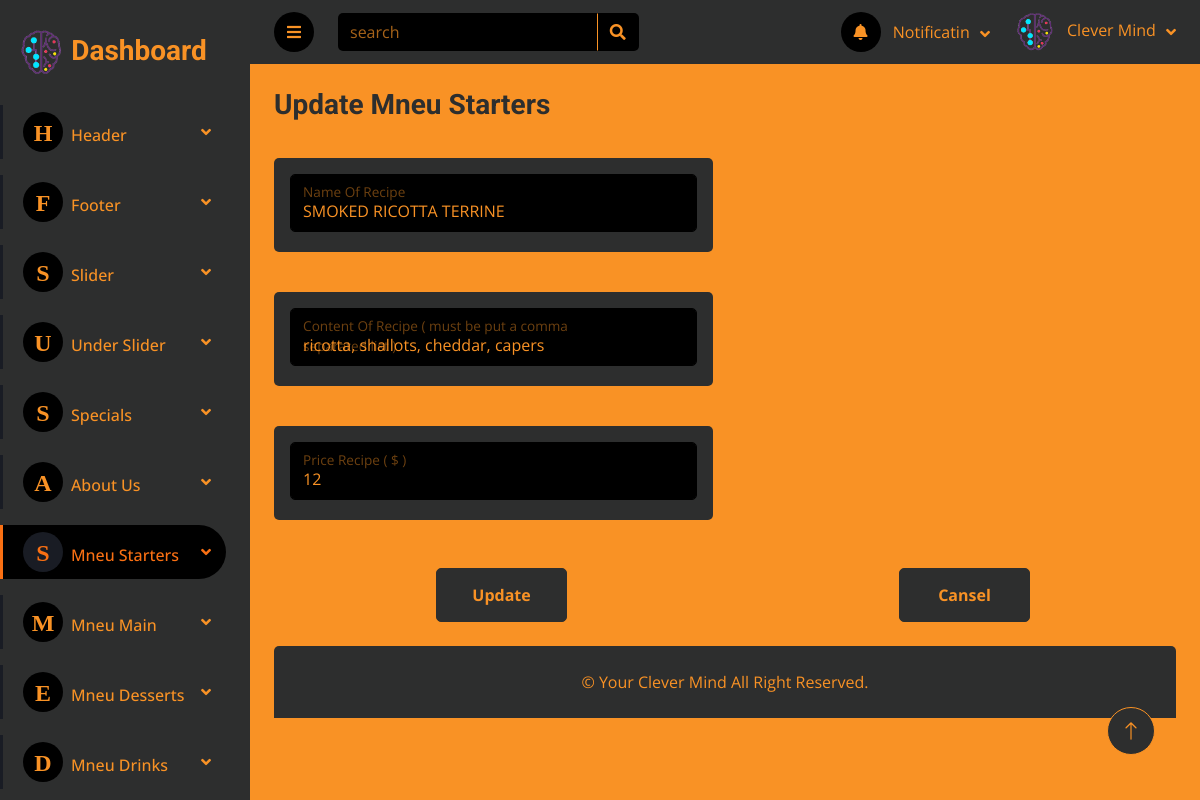
The app's page /Dashboard/add_mneu_cart_starters.php?edit_starters=1 with its own data.
### tables this page shows
CREATE TABLE `mneu_cart_starters` (
  `id_cart_starters` int(11) NOT NULL,
  `name_recipe_starters` varchar(200) NOT NULL,
  `content_recipe_starters` varchar(300) NOT NULL,
  `price_recipe_starters` varchar(100) NOT NULL
);

### Dashboard/inc/Functions.php (called while the page is built, shortened)
<?php
include "connection.php";
if(isset($_GET['edit_starters'])){
   $id_cart_starters=$_GET['edit_starters'];
   $update=true;
   $sql="SELECT * FROM `mneu_cart_starters` WHERE `id_cart_starters`='$id_cart_starters'";
   $query=mysqli_query($conn,$sql);
   while ($row=mysqli_fetch_assoc($query)) {
      $name_recipe_starters = $row['name_recipe_starters'];
      $content_recipe_starters = $row['content_recipe_starters'];
      $price_recipe_starters = $row['price_recipe_starters'];
   }
}
?>

### Dashboard/add_mneu_cart_starters.php (the view, shortened to what this page needs)
<?php
include "inc/connection.php";
include "inc/Functions.php";
include "inc/header.php";
?>
                <div class="navbar-nav nv w-100">
                    <div class="nav-item dropdown mb-3">
                        <a href="#" class="nav-link dropdown-toggle" data-bs-toggle="dropdown"><i class="fa me-2"><span style="font-size: 24px;">H</span></i>Header</a>
                    </div>
                    <div class="nav-item dropdown mb-3">
                        <a href="#" class="nav-link dropdown-toggle" data-bs-toggle="dropdown"><i class="fa me-2"><span style="font-size: 24px;">F</span></i>Footer</a>
                    </div>
                    <div class="nav-item dropdown mb-3">
                        <a href="#" class="nav-link dropdown-toggle" data-bs-toggle="dropdown"><i class="fa me-2"><span style="font-size: 24px;">S</span></i>Slider</a>
                    </div>
                    <div class="nav-item dropdown mb-3">
                        <a href="#" class="nav-link dropdown-toggle" data-bs-toggle="dropdown"><i class="fa me-2"><span style="font-size: 24px;">U</span></i>Under Slider</a>
                    </div>
                    <div class="nav-item dropdown mb-3">
                        <a href="#" class="nav-link dropdown-toggle" data-bs-toggle="dropdown"><i class="fa me-2"><span style="font-size: 24px;">S</span></i>Specials</a>
                    </div>
                    <div class="nav-item dropdown mb-3">
                        <a href="#" class="nav-link dropdown-toggle" data-bs-toggle="dropdown"><i class="fa me-2"><span style="font-size: 24px;">A</span></i>About Us</a>
                    </div>
                    <div class="nav-item dropdown mb-3">
                        <a href="#" class="nav-link dropdown-toggle active" data-bs-toggle="dropdown"><i class="fa me-2"><span style="font-size: 24px;">S</span></i>Mneu Starters</a>
                    </div>
                    <div class="nav-item dropdown mb-3">
                        <a href="#" class="nav-link dropdown-toggle" data-bs-toggle="dropdown"><i class="fa me-2"><span style="font-size: 24px;">M</span></i>Mneu Main</a>
                    </div>
                    <div class="nav-item dropdown mb-3">
                        <a href="#" class="nav-link dropdown-toggle" data-bs-toggle="dropdown"><i class="fa me-2"><span style="font-size: 24px;">E</span></i>Mneu Desserts</a>
                    </div>
                    <div class="nav-item dropdown mb-3">
                        <a href="#" class="nav-link dropdown-toggle" data-bs-toggle="dropdown"><i class="fa me-2"><span style="font-size: 24px;">D</span></i>Mneu Drinks</a>
                    </div>
                </div>
            </nav>
        </div>
        <div class="content">
           <?php
            include "inc/navbar.php";
           ?>
            <div class="container-fluid pt-4 px-4">
                <form action="<?php echo $_SERVER['PHP_SELF'] ?>" method="POST" enctype="multipart/form-data">
                    <div class="row g-4">
                        <div class="col-lg-6 col-xl-6">
                            <?php if($update==true || $edit==true): ?>
                                <h3 class="text-secondary alert-link">Update Mneu Starters</h3>
                            <?php else: ?>
                                <h3 class="text-secondary alert-link">Add Mneu Starters</h3>
                            <?php endif; ?>
                        </div>
                    </div>
                    <div class="row g-4 mb-3 mt-1">
                        <div class="col-lg-6 col-xl-6">
                            <div class="bg-secondary rounded align-items-center justify-content-between p-3">
                                <div class="form-floating">
                                    <input type="text" name="name_recipe_starters" value="<?php echo htmlspecialchars($name_recipe_starters); ?>" class="form-control" id="floatingInputName" placeholder=" ">
                                    <label for="floatingInputName">Name Of Recipe</label>
                                </div>
                            </div>
                        </div>
                    </div>
                    <div class="row g-4 my-3">
                        <div class="col-lg-6 col-xl-6">
                            <div class="bg-secondary rounded align-items-center justify-content-between p-3">
                                <div class="form-floating">
                                    <input type="text" name="content_recipe_starters" value="<?php echo htmlspecialchars($content_recipe_starters); ?>" class="form-control" id="floatingInputContent" placeholder=" ">
                                    <label for="floatingInputContent">Content Of Recipe ( must be put a comma separated list )</label>
                                </div>
                            </div>
                        </div>
                    </div>
                    <div class="row g-4 my-3">
                        <div class="col-lg-6 col-xl-6">
                            <div class="bg-secondary rounded align-items-center justify-content-between p-3">
                                <div class="form-floating">
                                    <input type="number" name="price_recipe_starters" value="<?php echo htmlspecialchars($price_recipe_starters); ?>" min="0" step="0.00001" class="form-control" id="floatingInputPrice" placeholder=" ">
                                    <label for="floatingInputPrice"> Price Recipe ( $ )</label>
                                </div>
                            </div>
                        </div>
                    </div>
                    <div class="row g-4 justify-content-around mt-2 mb-2">
                        <div class="col-lg-2 col-xl-2">
                            <?php if($update==true): ?>
                                <button name="update_recipe_starters" class="btn btn-secondary m-2 w-100 h-100 alert-link">Update</button>
                            <?php else: ?>
                                <button name="save_recipe_starters" class="btn btn-secondary m-2 w-100 h-100 alert-link">Save</button>
                            <?php endif; ?>
                        </div>
                        <div class="col-lg-2 col-xl-2">
                            <button name="cansel_recipe_starters" class="btn btn-secondary m-2 w-100 h-100 alert-link">Cansel</button>
                        </div>
                    </div>
                </form>
            </div>
<?php
    include "inc/footer.php";
?>

### Dashboard/css/style.css (style rules this page uses)
:root { --primary: #EB1616; --secondary: #191C24; --dark: #000000; --black-b: #2d2e2e ; --orange : #F99225 ; --place : #f99325ab; --thumb : #836b545e; --orange-h: rgb(250, 112, 19) ; }
.btn { transition: .5s; }
.content { margin-left: 250px; min-height: 100vh; background: var(--orange); transition: 0.5s; }
@media (min-width: 992px) { .content { width: calc(100% - 250px); } }
.sidebar .navbar .navbar-nav .nav-link { padding: 7px 20px; color: var(--orange); font-weight: 500; border-left: 3px solid var(--secondary); border-radius: 0 30px 30px 0; outline: none; }
.sidebar .navbar .navbar-nav .nav-link:hover, .sidebar .navbar .navbar-nav .nav-link.active { color: var(--orange-h); background: var(--dark); border-color: var(--orange-h); }
.sidebar .navbar .navbar-nav .nav-link i { width: 40px; height: 40px; display: inline-flex; align-items: center; justify-content: center; background: var(--dark); border-radius: 40px; }
.sidebar .navbar .navbar-nav .nav-link:hover i, .sidebar .navbar .navbar-nav .nav-link.active i { background: var(--secondary); }
.sidebar .navbar .dropdown-toggle::after { position: absolute; top: 15px; right: 15px; border: none; content: "\f107"; font-family: "Font Awesome 5 Free"; font-weight: 900; transition: .5s; }

### records on screen
mneu_cart_starters: name_recipe_starters "SMOKED RICOTTA TERRINE", content_recipe_starters "ricotta, shallots, cheddar, capers", price_recipe_starters "12"
